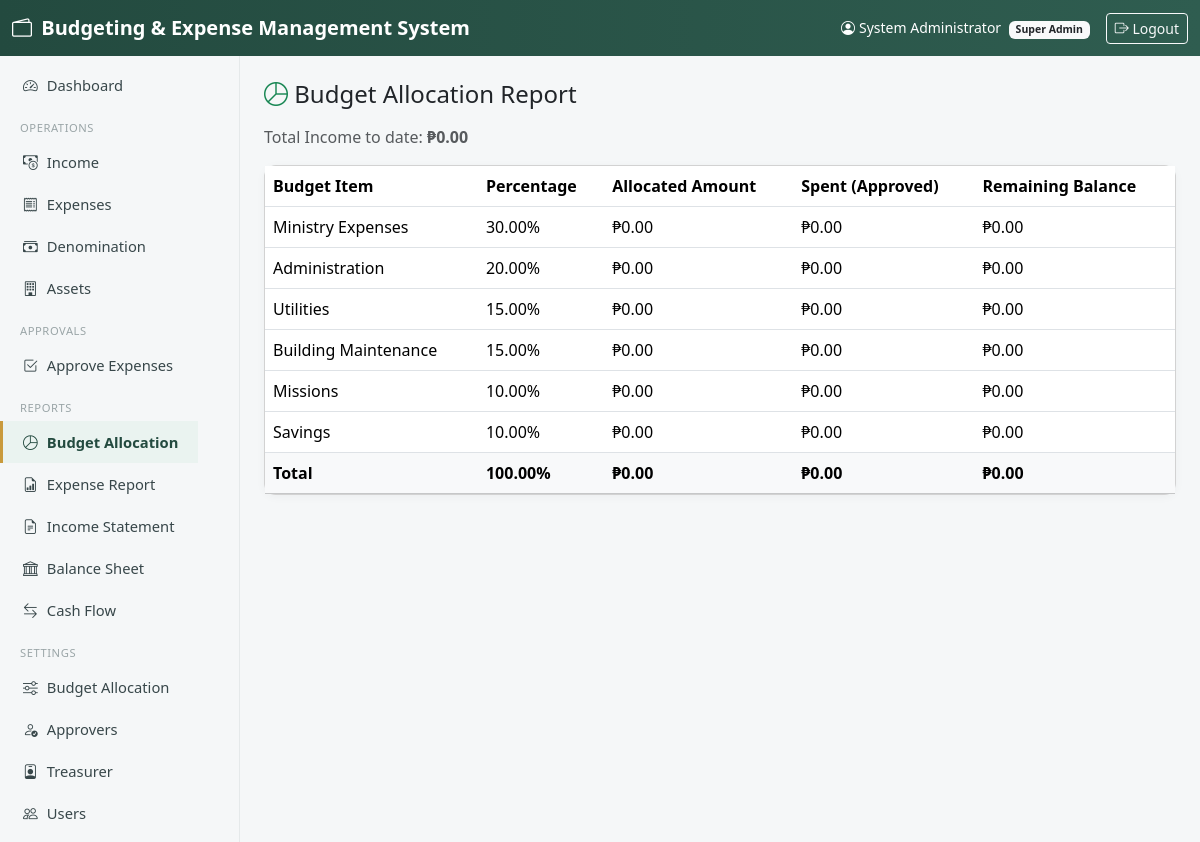
The app's page /reports/budget_allocation.php (signed in) with its own data.
### tables this page shows
CREATE TABLE budget_allocations (
    id INT AUTO_INCREMENT PRIMARY KEY,
    item_name VARCHAR(150) NOT NULL,
    percentage DECIMAL(5,2) NOT NULL,
    is_active TINYINT(1) DEFAULT 1,
    created_at TIMESTAMP DEFAULT CURRENT_TIMESTAMP,
    updated_at TIMESTAMP DEFAULT CURRENT_TIMESTAMP ON UPDATE CURRENT_TIMESTAMP
);

### includes/functions.php (called while the page is built, shortened)
<?php
function h($str) {
    return htmlspecialchars($str ?? '', ENT_QUOTES, 'UTF-8');
}
function money($amount) {
    return CURRENCY . number_format((float)$amount, 2);
}

### reports/budget_allocation.php (the view, shortened to what this page needs)
<?php
require __DIR__ . '/../config/config.php';
require __DIR__ . '/../includes/functions.php';
$totalIncome = (float)$pdo->query("SELECT COALESCE(SUM(amount),0) FROM income")->fetchColumn();
$allocations = $pdo->query("SELECT * FROM budget_allocations WHERE is_active=1 ORDER BY percentage DESC")->fetchAll();
$expenseByFund = [];
require __DIR__ . '/../includes/header.php';
?>
<h4 class="mb-3"><i class="bi bi-pie-chart text-success"></i> Budget Allocation Report</h4>
<p class="text-muted">Total Income to date: <b><?= money($totalIncome) ?></b></p>
<div class="card">
  <div class="table-responsive">
    <table class="table table-hover mb-0">
      <thead><tr><th>Budget Item</th><th>Percentage</th><th>Allocated Amount</th><th>Spent (Approved)</th><th>Remaining Balance</th></tr></thead>
      <tbody>
      <?php $totalAllocated = 0; $totalSpent = 0; foreach ($allocations as $a):
          $allocated = $totalIncome * $a['percentage']/100;
          $spent = $expenseByFund[$a['item_name']] ?? 0;
          $remaining = $allocated - $spent;
          $totalAllocated += $allocated; $totalSpent += $spent;
      ?>
        <tr>
          <td><?= h($a['item_name']) ?></td>
          <td><?= number_format($a['percentage'],2) ?>%</td>
          <td><?= money($allocated) ?></td>
          <td><?= money($spent) ?></td>
          <td class="<?= $remaining < 0 ? 'text-danger fw-bold' : '' ?>"><?= money($remaining) ?></td>
        </tr>
      <?php endforeach; ?>
      </tbody>
      <tfoot class="table-light fw-bold">
        <tr><td>Total</td><td><?= number_format(array_sum(array_column($allocations,'percentage')),2) ?>%</td><td><?= money($totalAllocated) ?></td><td><?= money($totalSpent) ?></td><td><?= money($totalAllocated - $totalSpent) ?></td></tr>
      </tfoot>
    </table>
  </div>
</div>
<?php require __DIR__ . '/../includes/footer.php'; ?>

### public/css/style.css (style rules this page uses)
:root { --brand: #2f5d50; --brand-dark: #234a3f; --brand-light: #eaf3f0; --accent: #c99a3c; }
body { background: #f5f7f8; font-family: 'Segoe UI', system-ui, -apple-system, sans-serif; }
.card { border-radius: 12px; box-shadow: 0 2px 10px rgba(0,0,0,0.04); }
table.table thead { background: var(--brand-light); }

### records on screen
budget_allocations: item_name "Ministry Expenses", percentage "30.00", allocated "₱0.00", item_name "₱0.00", remaining "₱0.00"
budget_allocations: item_name "Administration", percentage "20.00", allocated "₱0.00", item_name "₱0.00", remaining "₱0.00"
budget_allocations: item_name "Utilities", percentage "15.00", allocated "₱0.00", item_name "₱0.00", remaining "₱0.00"
budget_allocations: item_name "Building Maintenance", percentage "15.00", allocated "₱0.00", item_name "₱0.00", remaining "₱0.00"
budget_allocations: item_name "Missions", percentage "10.00", allocated "₱0.00", item_name "₱0.00", remaining "₱0.00"
budget_allocations: item_name "Savings", percentage "10.00", allocated "₱0.00", item_name "₱0.00", remaining "₱0.00"

### other values on screen
APP_NAME "Budgeting & Expense Management System"
$user['name'] "System Administrator"
str_replace('_', ' ', ucwords($user['role'], '_')) "Super Admin"
money($totalIncome) "₱0.00"
array_sum(array_column($allocations,'percentage')) "100.00"
money($totalAllocated) "₱0.00"
money($totalAllocated - $totalSpent) "₱0.00"
